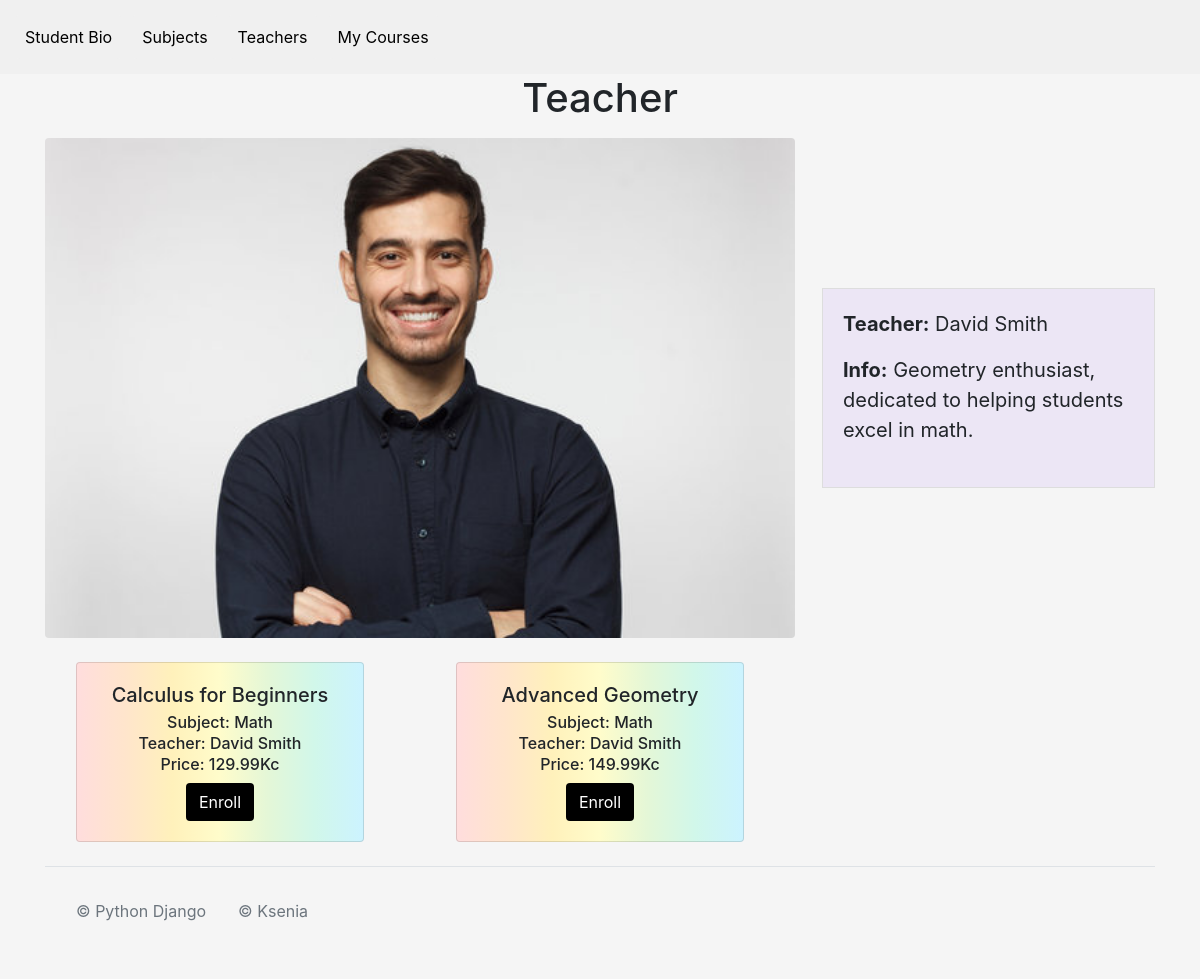
/teacher/5, run on the app's committed database.
### CoursesApp/models.py (models this page shows)
class Teacher(models.Model):
    Username = models.CharField(max_length=30, unique=True)
    Password = models.CharField(max_length=64)
    Name = models.CharField(max_length=60)
    Surname = models.CharField(max_length=60)
    Photo = models.ImageField(upload_to="images/", blank=True, null=True)
    Bio = models.CharField(max_length=200)

class Course(models.Model):
    Name = models.CharField(max_length=100, unique=True)
    Subject = models.ForeignKey(Subject, on_delete=models.PROTECT)
    Teacher = models.ForeignKey(Teacher, on_delete=models.PROTECT)
    Info = models.CharField(max_length=200)
    Price = models.DecimalField(max_digits=10, decimal_places=2, blank=True, null=True)

class Subject(models.Model):
    Name = models.CharField(max_length=60, unique=True)

### CoursesApp/views.py (the view)
# urls.py: path("teacher/<int:teacher_id>", views.SingleTeacher, name="teacher"),
def SingleTeacher(request, teacher_id):
    teacher = Teacher.objects.get(id=teacher_id)
    courses = Course.objects.filter(Teacher__id=teacher_id)
    return render(request, 'teacher.html', {"teacher": teacher, "courses": courses})

### CoursesApp/templates/teacher.html (shortened to what this page needs)
{% load static %}
<!DOCTYPE html>
<html>
<head>
    <link href="https://cdn.jsdelivr.net/npm/bootstrap@5.2.3/dist/css/bootstrap.min.css" rel="stylesheet" />
    <link rel="stylesheet" href="https://cdn.jsdelivr.net/npm/bootstrap@4.0.0/dist/css/bootstrap.min.css" />
    <link rel="stylesheet" type="text/css" href="{% static 'css/style.css' %}" />
    <link rel="stylesheet" href="https://cdnjs.cloudflare.com/ajax/libs/font-awesome/6.4.0/css/all.min.css" />
</head>
<body style="min-width: 450px; " class="d-flex flex-column min-vh-100">
    <ul class="nav justify-content-left" style="background-color: #f0f0f0; padding: 10px;">
      <li class="nav-item">
        <a class="nav-link black-text menu-link" href="{% url 'studentBio'%}">Student Bio</a>
      </li>
      <li class="nav-item">
        <a class="nav-link black-text menu-link" href="{% url 'subjects' %}">Subjects</a>
      </li>
      <li class="nav-item">
        <a class="nav-link black-text menu-link" href="{% url 'teachers' %}">Teachers</a>
      </li>
      <li class="nav-item">
        <a class="nav-link black-text menu-link" href="{% url 'myCourses' %}">My Courses</a>
      </li>
    </ul>
    <h1 style="align-self: center;">Teacher</h1>
    <div class="container mt-2">
        <div class="teacher-profile">
            <div class="teacher-photo">
                <img src="{{ teacher.Photo.url }}" class="rounded" style=" height: 500px;" />
            </div>
            <div class="teacher-info">
                <div class="teacher-card">
                    <p style="font-size: 20px; align-items:center">
                        <strong>Teacher:</strong> {{ teacher.Name }} {{ teacher.Surname }}
                    </p>
                    <p style="font-size: 20px;">
                        <strong>Info:</strong> {{ teacher.Bio }}
                    </p>
                </div>
            </div>
        </div>
        <div class="row g-2 mt-3">
            {% for course in courses %}
                <div class="col-xl-4 col-md-6 col-sm-12 text-center" style="display: flex; flex-direction: row; justify-content: center;">
                    <div class="card rainbow-background" style="width: 18rem;">
                        <a href="{% url 'course' course_id=course.id %}" style="color: inherit; text-decoration: inherit;">
                            <div class="card-body">
                                <h5 class="card-title">{{ course.Name }}</h5>
                                <h6 class="card-subtitle mb-2 text-body-secondary">Subject: {{ course.Subject.Name }}</h6>
                                <h6 class="card-subtitle mb-2 text-body-secondary">Teacher: {{ course.Teacher.Name }} {{ course.Teacher.Surname }}</h6>
                                <h6 class="card-subtitle mb-2 text-body-secondary">Price: {{ course.Price }}Kc</h6>
                                <form method="post" action="{% url 'allCourses' subject_id=course.Subject.id %}">
                                    <button type="submit" class="btn btn-enroll">Enroll</button>
                                </form>
                            </div>
                        </a>
                    </div>
                </div>
            {% endfor %}
        </div>
    </div>
    <div class="container mt-auto" style="bottom: 0;">
        <footer class="d-flex flex-wrap justify-content-center justify-content-md-between align-items-center py-3 my-4 border-top">
            <div class="col-md-4 d-flex align-items-center">
                <span class="m-3 text-muted">© Python Django</span>
                <span class="m-3 text-muted">© Ksenia</span>
            </div>
        </footer>
    </div>
</body>
</html>

### static/css/style.css (style rules this page uses)
html, body { height: 100%; }
body { margin: 0px; padding: 0px; background-color: #f5f5f5; }

### CoursesApp/templates/teacher.html (style rules this page uses)
.rainbow-background { background: linear-gradient(to right, #FFDDDD, #FFE5CC, #FFF1BB, #FFFCCB, #E4F7D7, #D1F7EA, #CCF3FF, #D1F7EA, #E4F7D7, #FFFCCB, #FFF1BB, #FFE5CC, #FFDDDD); background-size: 200% 100%; animation: rainbow-animation 10s linear infinite; }
.btn-enroll { background-color: black; color: white; }
.teacher-profile { display: flex; justify-content: space-between; align-items: center; }
.teacher-photo { width: 70%; }
.teacher-info { width: 30%; align-items: center; }
.teacher-card { border: 1px solid #ddd; padding: 20px; height:200px; background-color: #ECE6F5; }
.black-text { color: black; }
.menu-link { text-decoration: none; padding: 10px; margin: 5px; background-color: #f0f0f0; border-radius: 5px; transition: background-color 0.2s; }

### data on the page
Teacher: Photo (picture), Name "David", Surname "Smith", Bio "Geometry enthusiast, dedicated to helping students excel in math."
Course: Name "Calculus for Beginners", Subject.Name "Math", Teacher.Name "David", Teacher.Surname "Smith", Price "129.99"
Course: Name "Advanced Geometry", Subject.Name "Math", Teacher.Name "David", Teacher.Surname "Smith", Price "149.99"
